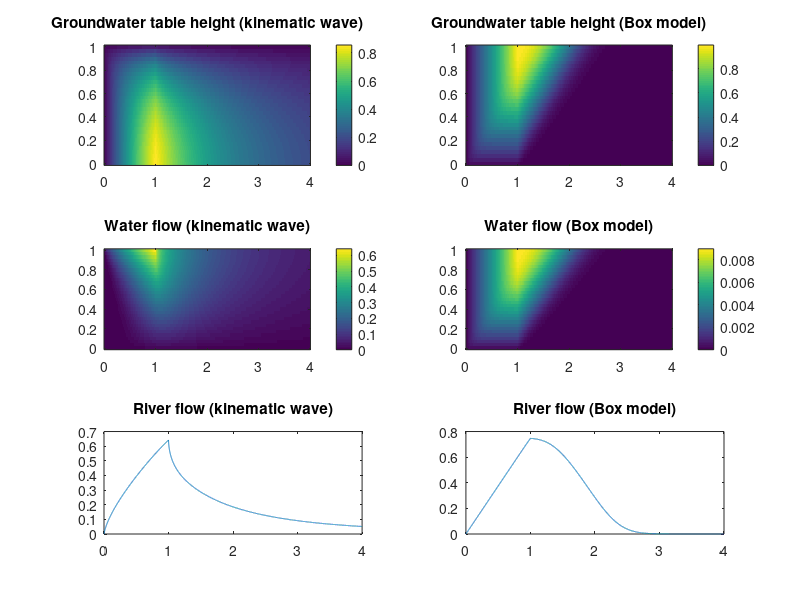

The MATLAB script that drew this image:
totalTime = 4;
nTimeSteps = 10000;
dt = totalTime / (nTimeSteps - 1);
t = dt .* (0:(nTimeSteps - 1));

totalLength = 1;
lengthSteps = 31;
dx = totalLength / (lengthSteps - 1);
x = dx .* (0:(lengthSteps - 1));

hData = zeros(lengthSteps, nTimeSteps);
hData(:, 1) = 0;

storeData = hData;
theta = 0.009;
n = 1/2; % Chezy
%n = 2/3; % Manning

qData = zeros(lengthSteps, nTimeSteps - 1);

drainage = zeros(lengthSteps, nTimeSteps);
rainDuration = 2500;
rainIntensity = 1;
drainage(:, 1:rainDuration) = rainIntensity;

for time = 2:nTimeSteps
    h = hData(:, time - 1);
    q = - h .* diff([h.^n; 0]) ./ dx;
    h = h + ( -diff([0; q]) ./ dx + drainage(:, time)) .* dt;
    hData(:, time) = h;
    qData(:, time - 1) = q;
    
    storeData(:, time) = drainage(:, time) .* dt + ...
                         (1 - theta) * storeData(:, time - 1) + ...
                         theta * [0; storeData(1:(end - 1), time - 1)];
end

figure;
subplot(3,2,1);
image(t, x, hData,'CDataMapping','scaled');
set(gca,'YDir','normal')
title('Groundwater table height (kinematic wave)');
colorbar;

subplot(3,2,2);
image(t, x, storeData,'CDataMapping','scaled');
set(gca,'YDir','normal')
title('Groundwater table height (Box model)');
colorbar;

subplot(3,2,3);
image(t, x, qData,'CDataMapping','scaled');
set(gca,'YDir','normal')
title('Water flow (kinematic wave)');
colorbar;

subplot(3,2,4);
image(t, x, theta * storeData,'CDataMapping','scaled');
set(gca,'YDir','normal')
title('Water flow (Box model)');
colorbar;

subplot(3,2,5);
plot(t(1:(end-1)), qData(end, :))
title('River flow (kinematic wave)');

subplot(3,2,6);
plot(t, theta * storeData(end, :) * dx / dt)
title('River flow (Box model)');